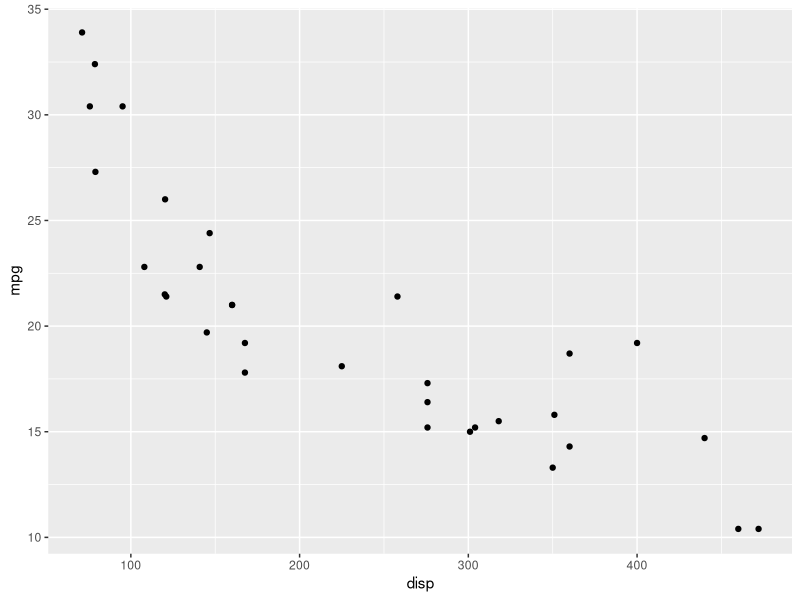
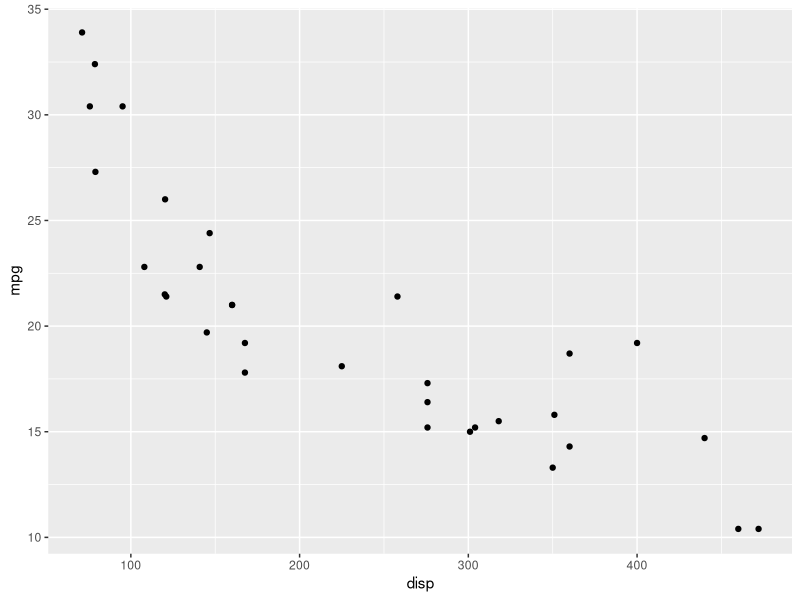
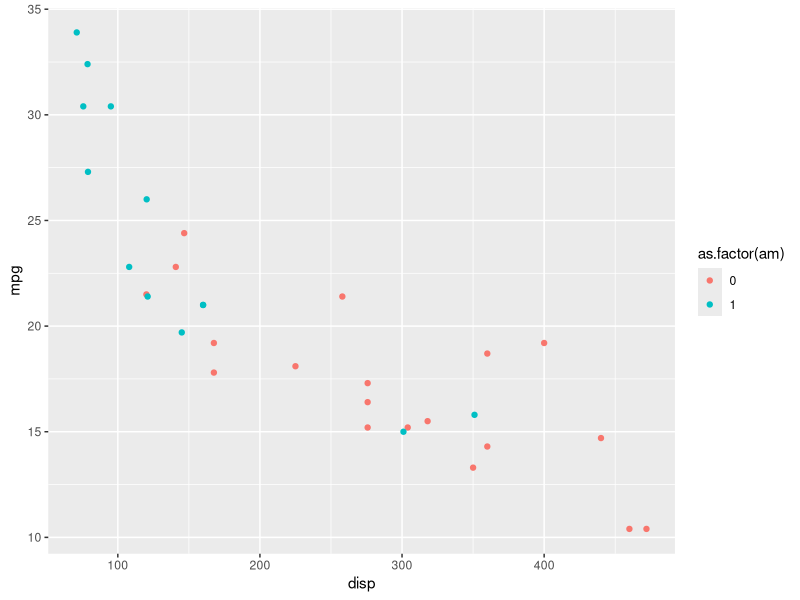
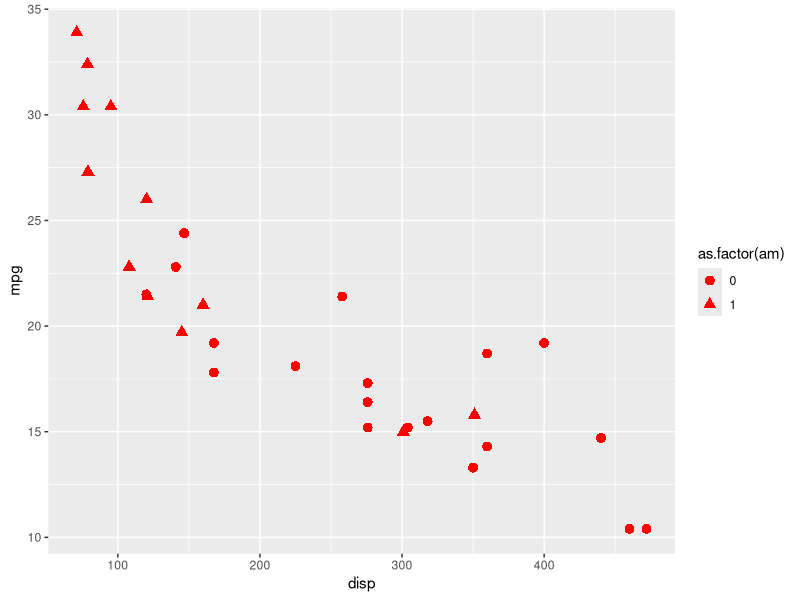
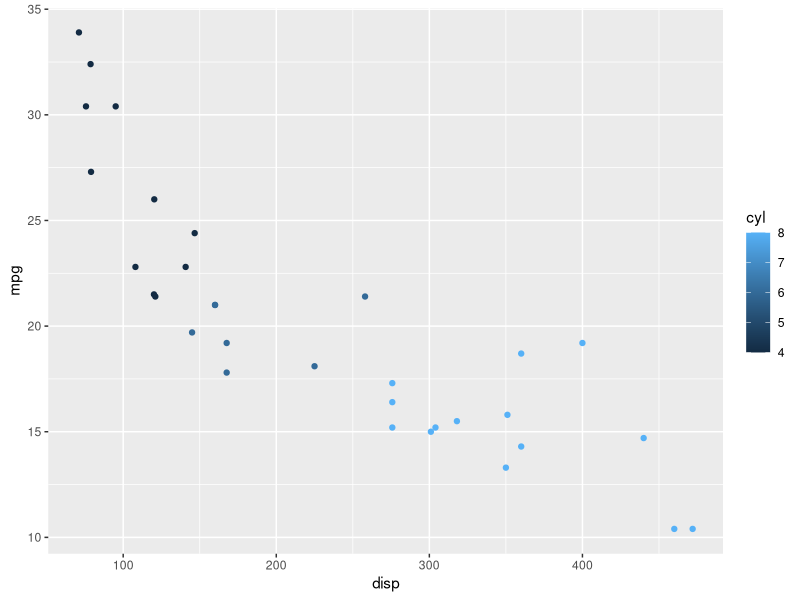
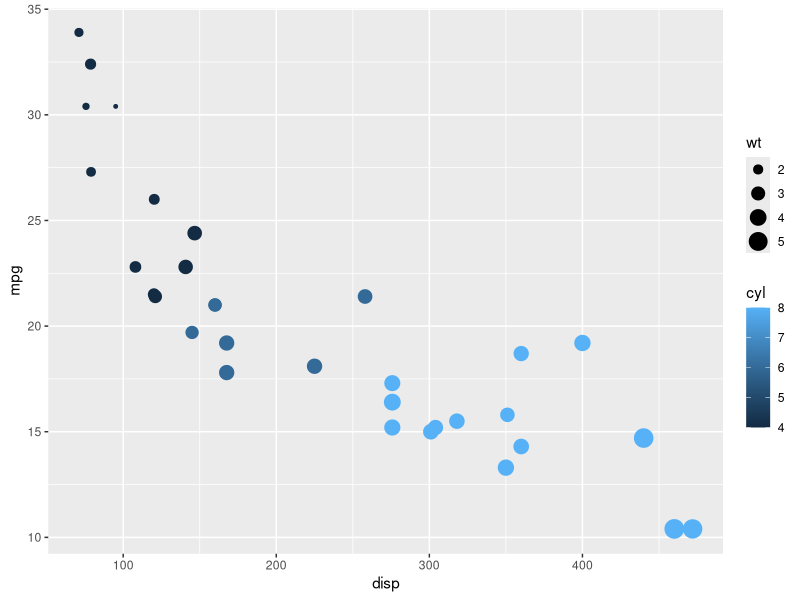
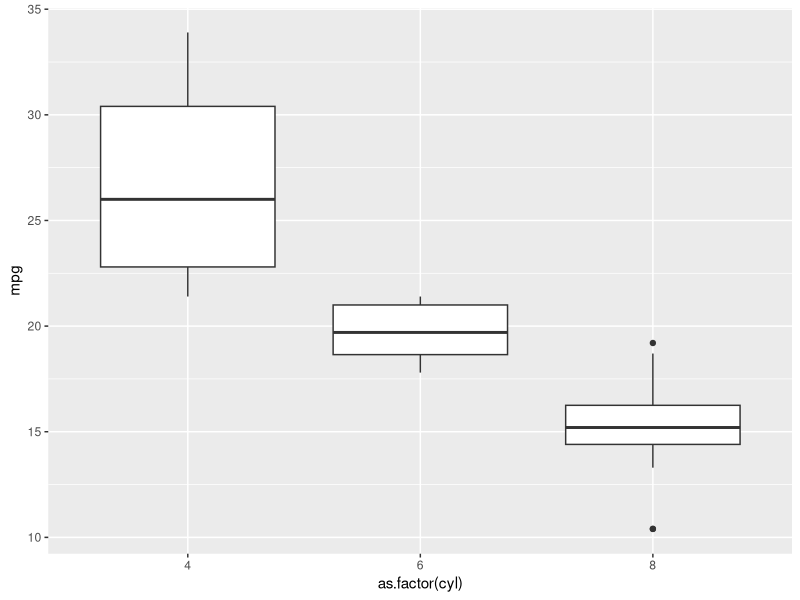
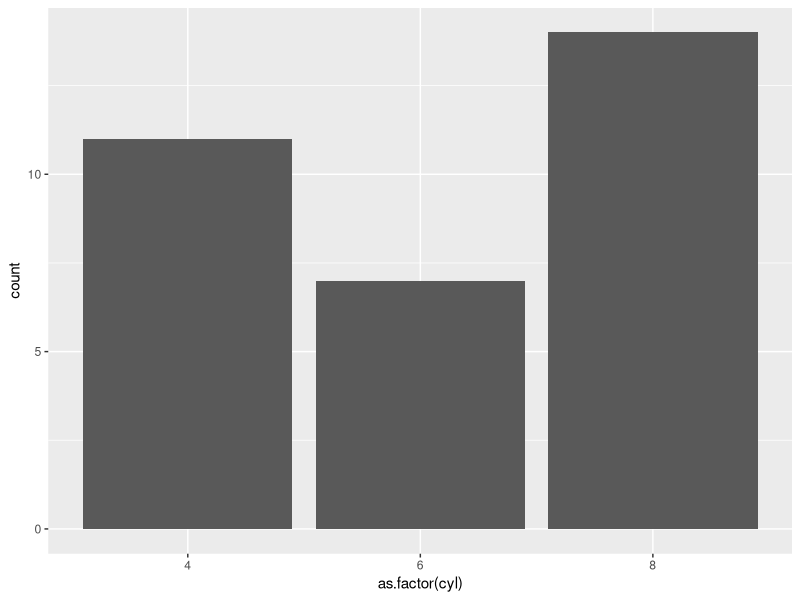

These figures' R source, in order:
#############################################################
#######  Script da Aula 8 - Pacotes estatisticos  ###########
#############################################################
getwd()

# Pacotes utilizados
#install.packages("ggplot2")


##==========================================================================================

## ggplot2

# http://www.cookbook-r.com/Graphs/
# http://curso-r.github.io/posts/aula05.html
# http://analisereal.com/2015/09/19/introducao-ao-ggplot2/
# http://rcoster.blogspot.com.br/2014/04/fazendo-graficos-bonitos-no-r.html
# https://plot.ly/ggplot2/geom_bar/
# https://www.rstudio.com/wp-content/uploads/2016/03/ggplot2-cheatsheet-portuguese.pdf

library(ggplot2)
head(mtcars)

# Grafico de x versus y
ggplot(data = mtcars, aes(x = disp, y = mpg)) + 
  geom_point()

# Equivalentemente
ggplot(data = mtcars) + 
  geom_point(aes(x = disp, y = mpg))


# Separando por uma terceira variavel que eh um fator - colour
ggplot(data = mtcars, aes(x = disp, y = mpg, colour = as.factor(am))) + 
  geom_point()

# Separando com o shape
ggplot(data = mtcars, aes(x = disp, y = mpg, shape = as.factor(am))) + 
  geom_point(size=3 ,colour = "red")

# Separando por uma variavel continua
ggplot(mtcars, aes(x = disp, y = mpg, colour = cyl)) + 
  geom_point()

# o tamanho tambÃ©m pode representar uma variavel
ggplot(mtcars, aes(x = disp, y = mpg, colour = cyl, size = wt)) +
  geom_point()

# Boxplots
ggplot(mtcars, aes(x = as.factor(cyl), y = mpg)) + 
  geom_boxplot()

# Grafico de barras
ggplot(mtcars, aes(x = as.factor(cyl))) + 
  geom_bar()

dplot <- ggplot(diamonds, aes(color, fill = cut)) +
  xlab(NULL)+ ylab(NULL)+ theme(legend.position = "none")

dplot + geom_bar()
dplot + geom_bar(position = "fill")
dplot + geom_bar(position = "dodge")

# cores
ggplot(mtcars, aes(x = as.factor(cyl), y = mpg, colour = as.factor(cyl))) + 
  geom_boxplot()


ggplot(mtcars, aes(x = as.factor(cyl), y = mpg, fill = as.factor(cyl))) + geom_boxplot()

## Todos da mesma cor
ggplot(mtcars, aes(x = as.factor(cyl), y = mpg)) + 
  geom_boxplot(color = "red", fill = "pink")

# Density
ggplot(data=mtcars, aes(x=mpg)) + geom_density(fill =3)

# aes(color) compartilhado
ggplot(mtcars, aes(disp, mpg, color=as.factor(am))) + geom_point() + 
  geom_smooth(method="lm") 

# aes(color) apenas nos pontos
ggplot(mtcars, aes(disp, mpg)) + geom_point(aes(color=as.factor(am))) + 
  geom_smooth(method="lm") 


## Eixos

# nomes 
ggplot(mtcars, aes(x = mpg)) + 
  geom_histogram(color = "blue",fill="white") +
  xlab("Milhas por galÃ£o") +
  ylab("FrequÃªncia")
## stat_bin: binwidth defaulted to range/30. Use 'binwidth = x' to adjust this.

# limites
ggplot(mtcars, aes(x = mpg)) + 
  geom_histogram(fill="blue",color="yellow") +
  xlab("Milhas por galÃ£o") +
  ylab("FrequÃªncia") +
  xlim(c(0, 40)) +
  ylim(c(0,8))


# legenda 
ggplot(mtcars, aes(x = as.factor(cyl), fill = as.factor(cyl))) + 
  geom_bar() +  labs(fill = "cyl")

ggplot(mtcars, aes(x = as.factor(cyl), fill = as.factor(cyl))) + 
  geom_bar() +
  labs(fill = "cyl") +
  theme(legend.position="top")

ggplot(mtcars, aes(x = as.factor(cyl), fill = as.factor(cyl))) + 
  geom_bar() +
  guides(fill=FALSE)

## Facets
ggplot(mtcars, aes(x = mpg, y = disp, colour = as.factor(cyl))) + 
  geom_point() + 
  facet_grid(am~.,scales="free") ## free_y ou free_x deixa apenas um dos eixos com escalas diferentes

ggplot(mtcars, aes(x = mpg, y = disp, colour = as.factor(cyl))) +
  geom_point() + 
  facet_grid(.~am)

## Outra forma
ggplot(mtcars, aes(x = mpg, y = disp, colour = as.factor(cyl))) +
  geom_point() + facet_wrap(~ am,ncol=2) ## permite especificar o nÃºmero de colunas




## Um exemplo cheio de configuracoes
x11(width = 12, height = 18)
ggplot( mtcars, aes( x = as.factor(am), y = disp ) ) + theme_bw() +
  geom_boxplot( alpha = 0.2, size = 0.5, outlier.colour = c("grey40") , outlier.size=2,width=0.8) +
  scale_fill_manual(values=gray.colors(3)) + 
  theme(axis.text=element_text(size=8), axis.title=element_text(size=9), 
        strip.text = element_text(size=9),plot.margin = unit(c(0.05, 0.2, 0.05, 0.05), "cm"))+
  labs(title="", x="am", y="Disp")


## Estatisticas no grafico
ggplot(mpg, aes(trans, cty)) +
  geom_point() +
  stat_summary(geom = "point", fun.y = "mean", colour = "red", size = 4)


df <- data.frame(dose=c("D0.5", "D1", "D2"),
                 len=c(4.2, 10, 29.5))
head(df)

ggplot(data=df, aes(x=dose, y=len)) +
  geom_bar(stat="identity", color="blue", fill="white")

ggplot(data=df, aes(x=dose, y=len)) +
  geom_col( color="blue", fill="white")


df <- data.frame(dose=c("D0.5", "D1", "D2","D0.5", "D1", "D2"),
                 len=c(4.2, 10, 29.5,5,15,36))

head(df)

ggplot(data=df, aes(x=dose, y=len)) +
  geom_bar(stat="identity", color="blue", fill="white")

ggplot(data=df, aes(x=dose, y=len)) +
  stat_summary(geom = "bar", fun.y = "mean", colour = "red", size = 2, fill=5)

ggplot(data=df, aes(x=dose, y=len)) +
  stat_summary(geom = "point", fun.y = "mean", colour = "red", size = 2, fill=5)

ggplot(data=df, aes(x=dose, y=len)) +
  stat_summary(geom = "bar", fun.y = "sd", colour = "red", size = 2, fill=5)


ggplot(data=df, aes(x=dose)) +
  geom_bar(stat="count", color="blue", fill=5)

## temas
#install.packages("ggthemes")
#install.packages("gridExtra")
library(ggthemes)
library(gridExtra)

grafico <- ggplot(mpg, aes(displ, hwy, col=factor(cyl))) + geom_point() + 
  geom_smooth(method = "lm", se = F) + ggtitle("Cilindradas, cilindros e Milhas por GalÃ£o") + 
  ylab("Milhas por galÃ£o") + xlab("Cilindradas")

# GrÃ¡fico original
grafico

# Tema "The Economist" com respectiva escala de cores
grafico + theme_economist() + scale_color_economist()

# Tema "The Wall Street Journal" com respectiva escala de cores
grafico + theme_wsj() + scale_color_wsj()

# Tema "Excel" com respectiva escala de cores
grafico + theme_excel() + scale_color_excel()


# Tema "fivethirtyeight"
grafico + theme_fivethirtyeight() 


# Tema "highcharts" com respectiva escala de cores
grafico + theme_hc()  + scale_color_hc()


# Tema "Tufte" 
grafico + theme_tufte() 


# Tema "Stata" com respectiva escala de cores
grafico + theme_stata() + scale_color_stata()


## Para colocar varios graficos juntos
g1 <- grafico + theme_fivethirtyeight() 
g2 <- grafico + theme_hc() + scale_color_hc()
g3 <- grafico + theme_tufte() 
g4 <- grafico + theme_stata() + scale_color_stata()
grid.arrange(g1, g2, g3, g4)

